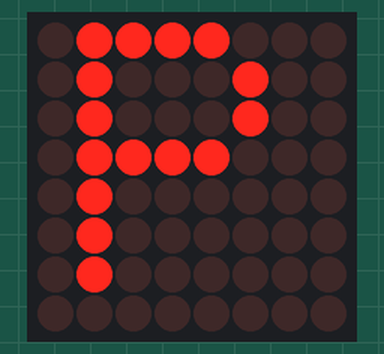
Recording of a sketch running on a simulated Arduino Uno, built with avr-gcc and run on an emulated ATmega328P. Shown: 8×8 LED matrix.

Above: at 0.18 s.
At 0.8 s:
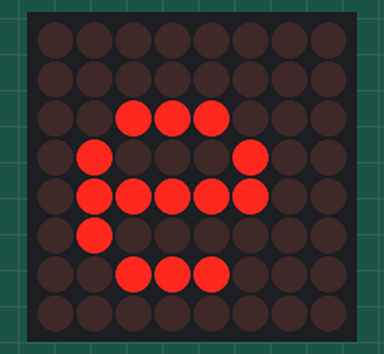
At 1.43 s:
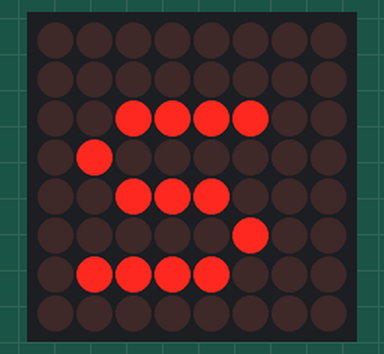
At 2.68 s:
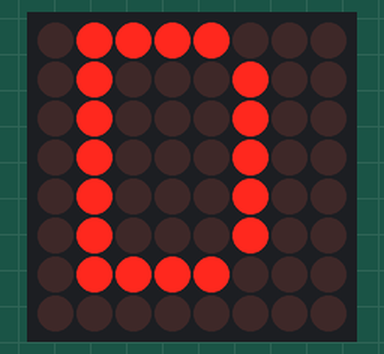

Measured:
- by itself, everything shown: repeats every 2.8 s, in 9 steps

The sketch:

matriz_8por8_sola_yeaa.ino
```cpp
// (licence header left out)
// Tutorial 15 - Matriz LED 8x8


unsigned long tiempo = 0;
#include "LedControlMS.h"


LedControl lc=LedControl(12,11,10,1); // Los numeros se refieren a que pin de ARDUINO tienes en cada uno de los terminales

/* 12 para el DIN, 11 para el CLK, 10 para el CS y el 1 se refiere a la asignacion de la matriz*/


void setup()

{

  // El numero que colocamos como argumento de la funcion se refiere a la direccion del decodificador

  lc.shutdown(0,false);

  lc.setIntensity(0,8);// La valores estan entre 1 y 15

  lc.clearDisplay(0);


}


void loop()

{

  for (int row=0; row<8; row++)

  {

    for (int col=0; col<8; col++)

    {

      lc.setLed(0,col,row,true); //

      tiempo = millis();

    }

  }


  for (int row=0; row<8; row++)

  {

    for (int col=0; col<8; col++)

    {

      lc.setLed(0,col,row,false); //

      tiempo = millis();

    }

  }

  tiempo = millis();

  lc.writeString(0,"Piensa 3D");

  tiempo = millis();


}
```
